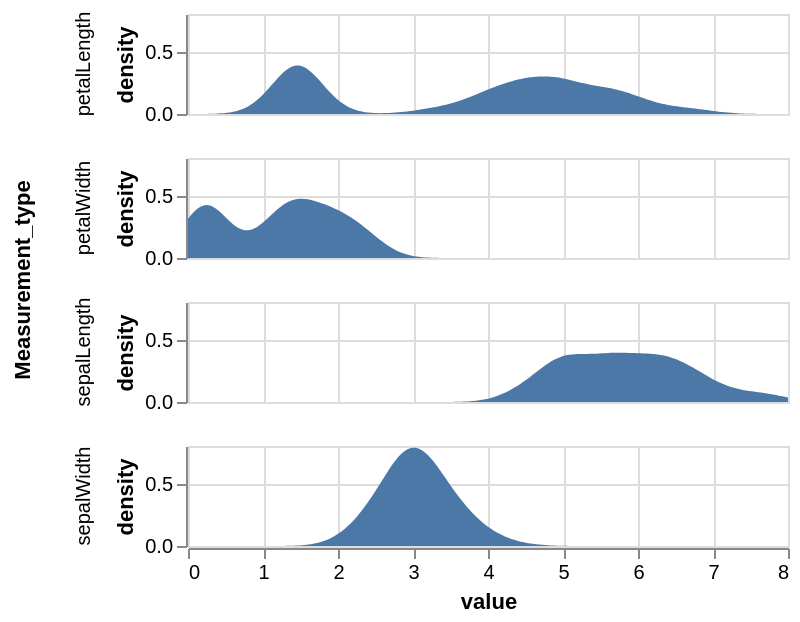

The notebook cell saved with this chart:
### Code cell
alt.Chart(df).transform_fold(
    [
        "petalWidth",
        "petalLength",
        "sepalWidth",
        "sepalLength",
    ],
    as_=["Measurement_type", "value"],
).transform_density(
    density="value",
    bandwidth=0.3,
    groupby=["Measurement_type"],
    extent=[0, 8],
).mark_area().encode(
    alt.X("value:Q"),
    alt.Y("density:Q"),
    alt.Row("Measurement_type:N"),
).properties(
    width=300, height=50
)

### Figure 1 — Vega-Lite specification as saved in the notebook (floating-point values rounded to 4 significant figures; data arrays with more than 128 entries replaced by an {"elided": "..."} marker saying what was removed)
{"config": {"view": {"continuousWidth": 300, "continuousHeight": 300}}, "data": {"name": "data-0fd1d5721890c651a37fd5fbdec1660c"}, "mark": {"type": "area"}, "encoding": {"row": {"field": "Measurement_type", "type": "nominal"}, "x": {"field": "value", "type": "quantitative"}, "y": {"field": "density", "type": "quantitative"}}, "height": 50, "transform": [{"fold": ["petalWidth", "petalLength", "sepalWidth", "sepalLength"], "as": ["Measurement_type", "value"]}, {"density": "value", "bandwidth": 0.3, "extent": [0, 8], "groupby": ["Measurement_type"]}], "width": 300, "$schema": "https://vega.github.io/schema/vega-lite/v5.20.1.json", "datasets": {"data-0fd1d5721890c651a37fd5fbdec1660c": {"elided": "150 records"}}}
